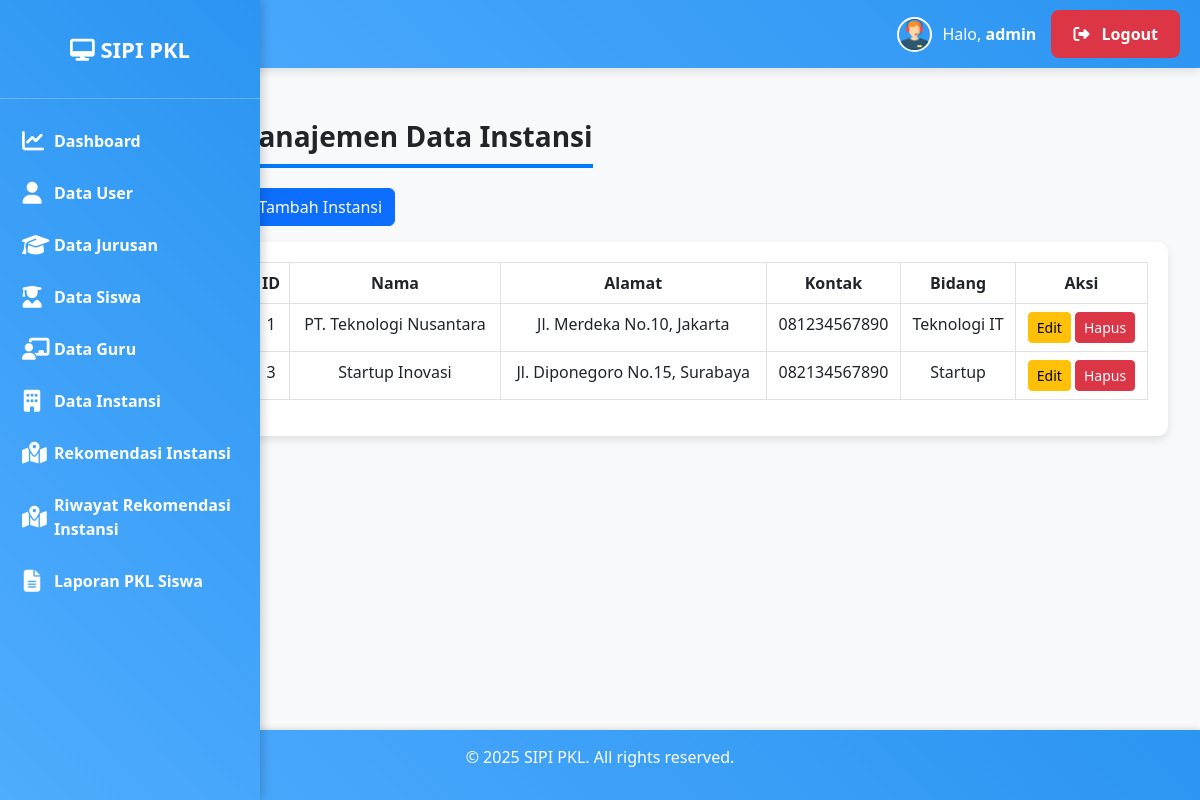
/admin/data_instansi.php (signed in), run on the app's committed database.
### tables this page shows
CREATE TABLE `users` (
  `id_users` int(11) NOT NULL,
  `username` varchar(50) NOT NULL,
  `password` varchar(255) NOT NULL,
  `foto` varchar(255) DEFAULT 'default-admin.png',
  `role` enum('admin','siswa','guru') NOT NULL
);

CREATE TABLE `instansi` (
  `id_instansi` int(11) NOT NULL,
  `nama` varchar(100) NOT NULL,
  `alamat` text NOT NULL,
  `kontak` varchar(50) NOT NULL,
  `bidang_instansi` varchar(100) NOT NULL
);

### admin/data_instansi.php (the view, shortened to what this page needs)
<?php
include '../config/database.php';
$query_instansi = "SELECT * FROM instansi ORDER BY id_instansi ASC";
$result_instansi = mysqli_query($conn, $query_instansi);
?>
<!DOCTYPE html>
<html lang="id">
<head>
    <link href="https://cdn.jsdelivr.net/npm/bootstrap@5.3.0/dist/css/bootstrap.min.css" rel="stylesheet">
    <link rel="stylesheet" href="../assets/css/style.css">
</head>
<body>
<?php include '../admin/navbar.php'; ?>
<?php include '../admin/sidebar.php'; ?>
<div class="content">
    <div class="container">
        <h2 class="title">Manajemen Data Instansi</h2><br>
        <button class="btn btn-primary mb-3" data-bs-toggle="modal" data-bs-target="#modalTambahInstansi">+ Tambah Instansi</button>
        <div class="table-container">
            <table class="table table-bordered table-hover text-center">
                <thead>
                    <tr>
                        <th>ID</th>
                        <th>Nama</th>
                        <th>Alamat</th>
                        <th>Kontak</th>
                        <th>Bidang</th>
                        <th>Aksi</th>
                    </tr>
                </thead>
                <tbody>
                    <?php while ($instansi = mysqli_fetch_assoc($result_instansi)) : ?>
                        <tr>
                            <td><?php echo $instansi['id_instansi']; ?></td>
                            <td><?php echo $instansi['nama']; ?></td>
                            <td><?php echo $instansi['alamat']; ?></td>
                            <td><?php echo $instansi['kontak']; ?></td>
                            <td><?php echo $instansi['bidang_instansi']; ?></td>
                            <td>
                                <button class="btn btn-warning btn-sm" data-bs-toggle="modal" data-bs-target="#modalEditInstansi<?php echo $instansi['id_instansi']; ?>">Edit</button>
                                <button class="btn btn-danger btn-sm" onclick="hapusInstansi(<?php echo $instansi['id_instansi']; ?>)">Hapus</button>
                            </td>
                        </tr>
                    <?php endwhile; ?>
                </tbody>
            </table>
        </div>
    </div>
</div>
<?php include '../admin/footer.php'; ?>
</body>
</html>

### admin/navbar.php (shortened to what this page needs)
<?php
include '../config/database.php';
$username = $_SESSION['username'];
$query = "SELECT foto FROM users WHERE username = '$username'";
$result = mysqli_query($conn, $query);
$users = mysqli_fetch_assoc($result);
$foto_profil = $users['foto'] ?? 'default.png';
?>
<div class="navbar">
        <div class="user-info">
            <img src="../assets/images/upload/<?php echo $foto_profil; ?>" alt="Foto Profil">
            <span>Halo, <strong><?php echo $_SESSION['username']; ?></strong></span>
            <a href="../logout.php" class="logout-link"><i class="fas fa-sign-out-alt"></i> Logout</a>
        </div>
    </div>

### admin/sidebar.php (shortened to what this page needs)
<link rel="stylesheet" href="https://cdnjs.cloudflare.com/ajax/libs/font-awesome/6.4.2/css/all.min.css">
<div class="sidebar" id="sidebar">
    <h4 class="text-center py-3"><i class="fas fa-desktop"></i> SIPI PKL</h4>
    <hr>
    <a href="dashboard.php" class="menu-link"><i class="fas fa-chart-line"></i> Dashboard</a>
    <a href="data_user.php" class="menu-link"><i class="fas fa-user"></i> Data User</a>
    <a href="data_jurusan.php" class="menu-link"><i class="fas fa-graduation-cap"></i> Data Jurusan</a>
    <a href="data_siswa.php" class="menu-link"><i class="fas fa-user-graduate"></i> Data Siswa</a>
    <a href="data_guru.php" class="menu-link"><i class="fas fa-chalkboard-teacher"></i> Data Guru</a>
    <a href="data_instansi.php" class="menu-link"><i class="fas fa-building"></i> Data Instansi</a>
    <a href="rekomendasi_instansi.php" class="menu-link"><i class="fas fa-map-marked-alt"></i> Rekomendasi Instansi</a>
    <a href="riwayat_rekomendasi_instansi.php" class="menu-link"><i class="fas fa-map-marked-alt"></i> Riwayat Rekomendasi Instansi</a>
    <a href="laporan_pkl_admin.php" class="menu-link"><i class="fas fa-file-alt"></i> Laporan PKL Siswa</a>
</div>

### admin/footer.php (shortened to what this page needs)
<body>
    <div class="wrapper">
    </div>
    <footer class="footer">
        <div class="container text-center">
            <marquee>
                <p>&copy; <?php echo date('Y'); ?> SIPI PKL. All rights reserved.</p>
            </marquee>
        </div>
    </footer>
</body>

### assets/css/style.css (style rules this page uses)
body { display: flex; flex-direction: column; background-color: #f8f9fa; }
.navbar { width: 100%; background: linear-gradient(45deg, #4facfe, rgb(43, 149, 241)); color: white; padding: 10px 20px; display: flex; justify-content: space-between; align-items: center; position: fixed; top: 0; z-index: 900; box-shadow: 0 4px 8px rgba(0, 0, 0, 0.1); transition: margin-left 0.3s, width 0.3s; }
.navbar .user-info { display: flex; align-items: center; }
.navbar .user-info img { width: 35px; height: 35px; border-radius: 50%; margin-right: 10px; object-fit: cover; border: 2px solid white; }
.navbar .user-info span { margin-right: 15px; }
.sidebar { width: 250px; height: 100vh; position: fixed; top: 50px; background: #343a40; color: white; padding-top: 20px; transition: all 0.3s; }
.sidebar a { color: white; text-decoration: none; display: block; padding: 12px 20px; font-size: 16px; }
html, body { overflow-x: hidden; max-width: 100%; }
.content { margin-left: 200px; margin-top: 100px; padding: 20px; width: calc(100% - 200); transition: margin-left 0.3s; box-sizing: border-box; }
.logout-link { display: inline-block; background: #dc3545; color: white; padding: 10px 20px; border-radius: 8px; text-decoration: none; font-size: 16px; font-weight: bold; border: 2px solid transparent; transition: all 0.3s ease-in-out; }
.logout-link i { margin-right: 8px; }
.title { font-size: 28px; font-weight: bold; text-align: center; padding-bottom: 10px; margin-bottom: 20px; border-bottom: 4px solid #007bff; display: inline-block; }
.table-container { background: white; padding: 20px; border-radius: 10px; box-shadow: 0px 4px 8px rgba(0, 0, 0, 0.1); }
.table thead { background: #007bff; color: white; }

### admin/sidebar.php (style rules this page uses)
.sidebar { width: 260px; height: 100vh; position: fixed; top: 0; left: 0; background: linear-gradient(45deg, #4facfe,rgb(43, 149, 241)); color: white; z-index: 1000; box-shadow: 2px 0 10px rgba(0, 0, 0, 0.2); }
.sidebar h4 { font-size: 22px; font-weight: bold; padding: 10px; margin-bottom: 20px; }
.sidebar a i { font-size: 22px; width: 20px; text-align: center; }
.sidebar a { display: flex; align-items: center; gap: 12px; padding: 12px 20px; font-size: 16px; width: 100%; text-align: left; font-weight: bold; padding: 14px 22px; }
@media (min-width: 769px) { .sidebar { left: 0; } }

### admin/footer.php (style rules this page uses)
html, body { height: 100%; margin: 0; padding: 0; display: flex; flex-direction: column; }
.wrapper { flex: 1; }
.footer { background: linear-gradient(45deg, #4facfe, rgb(43, 149, 241)); color: white; padding: 15px 0; text-align: center; width: 100%; box-shadow: 0 -2px 5px rgba(0, 0, 0, 0.1); }

### data on the page
users: foto (picture)
instansi: id_instansi "1", nama "PT. Teknologi Nusantara", alamat "Jl. Merdeka No.10, Jakarta", kontak "081234567890", bidang_instansi "Teknologi IT"
instansi: id_instansi "3", nama "Startup Inovasi", alamat "Jl. Diponegoro No.15, Surabaya", kontak "082134567890", bidang_instansi "Startup"

### other printed values
$_SESSION['username'] "admin"
